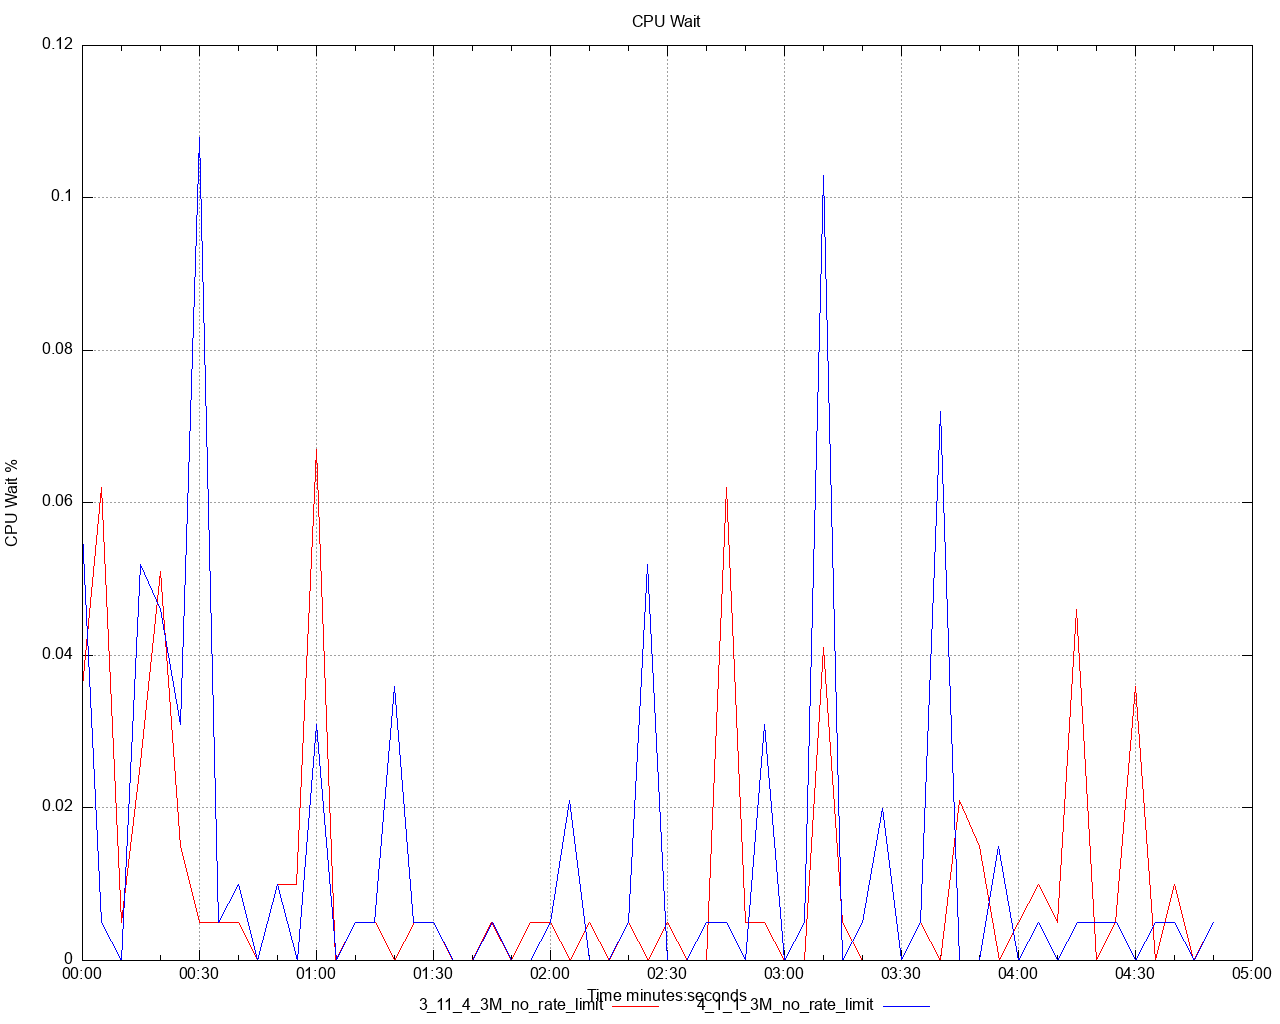

Source code (gnuplot):
set title 'CPU Wait' noenhanced
set style data lines
set datafile separator ","
set terminal png size 1280,1024
set grid
set key below
set xdata time
set timefmt "%s"
offset = 0
t0(x)=(offset=($0==0) ? x : offset, x - offset)
set xlabel 'Time minutes:seconds'
set ylabel 'CPU Wait %'
set output '/Users/ahmet.mircik/simulator/tests/report_3M_no_rate_limit/dstat/cpu_wait_A1.png'
plot \
   '/Users/ahmet.mircik/simulator/tests/report_3M_no_rate_limit/data/cpu_wait_A1_1.data' using (t0(timecolumn(1))):2 title "3_11_4_3M_no_rate_limit" noenhanced lt rgb "red", \
   '/Users/ahmet.mircik/simulator/tests/report_3M_no_rate_limit/data/cpu_wait_A1_2.data' using (t0(timecolumn(1))):2 title "4_1_1_3M_no_rate_limit" noenhanced lt rgb "blue", \
